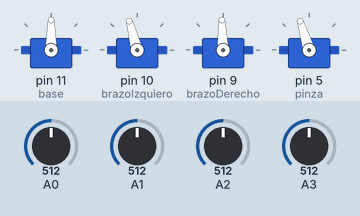
Recording of a sketch running on a simulated Arduino Uno, built with avr-gcc and run on an emulated ATmega328P. Parts: 4 × servo. The inputs (shaded band) are chosen by the test bench; at power-on: A1 = 512, A2 = 512, A3 = 512, A0 = 512.

Above: at 1.2 s.
1.3 s: A1 set to 716
At 2.0 s:
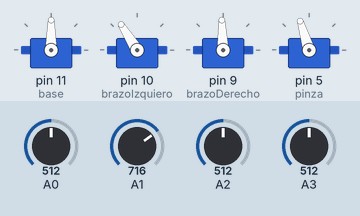
2.8 s: A2 set to 716
At 3.6 s:
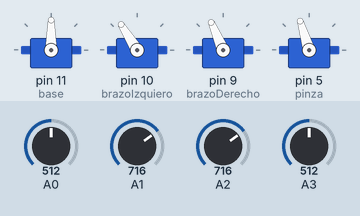
4.3 s: A3 set to 716
At 5.3 s:
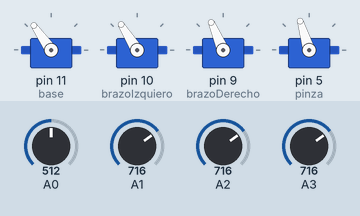
5.8 s: A1 set to 992
At 6.9 s:
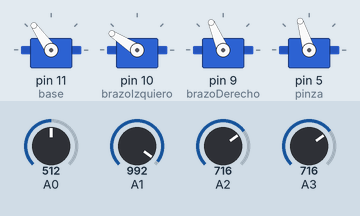
7.3 s: A2 set to 992
At 8.5 s:
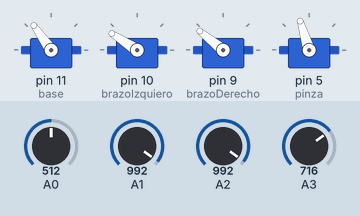
8.8 s: A3 set to 992
At 10.2 s:
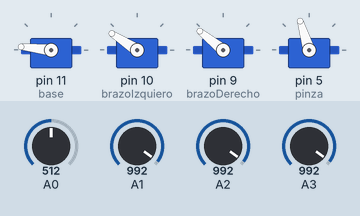
Timing chart, 0 to 11.3 s (numbered marks = the images above; inputs shaded):
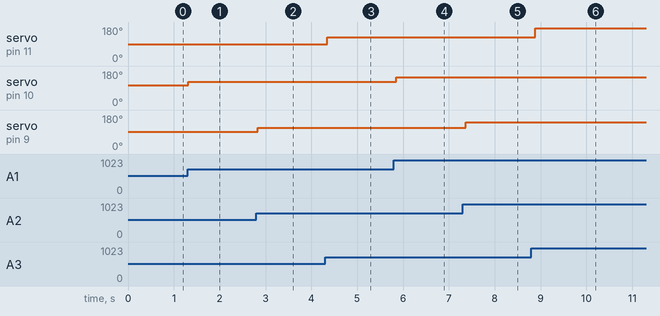

The sketch:

controlV1.ino
```cpp
#include <Servo.h>

Servo base;
Servo brazoIzquiero;
Servo brazoDerecho;
Servo pinza;

void setup() {
  base.attach(11);
  brazoIzquiero.attach(10);
  brazoDerecho.attach(9);
  pinza.attach(5);

  pinMode(A0, INPUT);
  pinMode(A1, INPUT);
  pinMode(A2, INPUT);
  pinMode(A3, INPUT);

  Serial.begin(9600);

}

void loop() {
  // LIMITES

  // Pinza 100-115
  // Brazo Izquierdo 60-150
  // Brazo Derecho 40-145
  // Base 0-180

  // A0 -> IzquierdaX
  // A1 -> IzquierdaY
  // A2 -> DerechaY
  // A3 -> DerechaX

  int IzquierdaX = analogRead(A0);
  int IzquierdaY = analogRead(A1);
  int DerechaY = analogRead(A2);
  int DerechaX = analogRead(A3);


  int anguloBase = map (DerechaX, 0, 1023, 0, 180);
  int anguloBrazoIzquierdo = map (IzquierdaY, 0, 1023, 60, 150);
  int anguloBrazoDerecho = map (DerechaY, 0, 1023, 40, 145);
  int anguloPinza = map (IzquierdaX, 0, 1023, 100, 115);


  base.write(anguloBase);
  brazoIzquiero.write(anguloBrazoIzquierdo);
  brazoDerecho.write(anguloBrazoDerecho);
  pinza.write(anguloPinza);

  delay(100);

}
```

Measured:
- after the input at 1.3 s, servo on pin 10 (brazoIzquiero): 105° → 122° at once
- after the input at 2.8 s, servo on pin 9 (brazoDerecho): 92° → 113° at once
- after the input at 4.3 s, servo on pin 11 (base): 90° → 125° at once
- after the input at 5.8 s, servo on pin 10 (brazoIzquiero): 122° → 147° after 0.06 s
- after the input at 7.3 s, servo on pin 9 (brazoDerecho): 113° → 141° after 0.07 s
- after the input at 8.8 s, servo on pin 11 (base): 125° → 174° after 0.08 s
